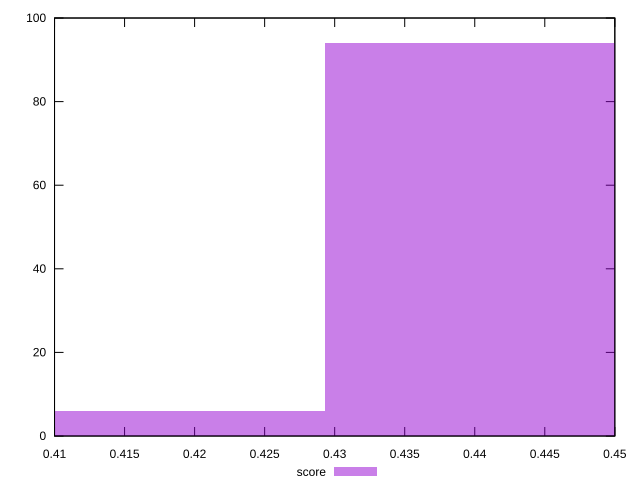

Generate this figure with gnuplot:
reset

$score <<EOF
0.41828658623504894 6
0.4403016697211042 94
EOF

set key outside below
set boxwidth 0.022015083486055208
set xrange [0.41:0.45]
set yrange [0:100]
set trange [0:100]
set style fill transparent solid 0.5 noborder
set terminal svg size 640, 490 enhanced background rgb 'white'
set output "report_00018_2021-02-10T15-25-16.877Z/render-blocking-resources/samples/pages+cached/score/histogram.svg"

plot $score title "score" with boxes

reset
